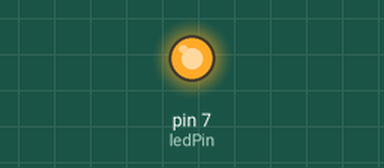
Recording of a sketch running on a simulated Arduino Uno, built with avr-gcc and run on an emulated ATmega328P. On the bench: output pins drawn as LEDs (lit = HIGH).

Above: at 2.1 s.
Timing chart, 0 to 40.0 s (numbered marks = the images above):
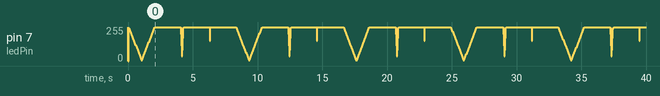

The sketch:

04_challenge_2.ino
```cpp
int ledPin = 7; //LED connected to digital pin 7
int Num=0;
int Period=0;
float duty=0;
void setup() {
 // nothing happens in setup
 pinMode(ledPin,OUTPUT);//analog output
}

void loop() {
  Num+=1;
  Period = set_period(Num);//Period값 설정
  int Power=1;
  for (duty = 0; duty <= 100; duty = set_duty(Power,Period)){
    digitalWrite(ledPin,0);
    delayMicroseconds(Period*(duty*(0.01)));//duty값만큼 켜진채로 대기
    digitalWrite(ledPin,1);
    delayMicroseconds(Period*(1-(duty*(0.01))));//duty값만큼 꺼진채로 대기
  }
  Power=0;
  for (duty =100; duty>=0; duty = set_duty(Power,Period)){
    digitalWrite(ledPin,0);
    delayMicroseconds(Period*(duty*(0.01)));//duty값만큼 꺼진채로 대기
    digitalWrite(ledPin,1);
    delayMicroseconds(Period*(1-(duty*(0.01))));//duty값만큼 꺼진채로 대기
  }
  if (Num==3){
    Num=0;//Num 값을 초기화
  }
  delay(2000);//wait for 2 seconds before change Period
}
int set_period(int num){
  int time;
  if (num==1){
    time = 10000; //Period값을 10000us로 설정
  }
  else if (num==2){
    time = 1000; //Period값을 1000us로 설정
  }
  else {
    time = 100; //Period값을 100us로 설정
  }
  return time;
}
float set_duty(int power,int Period ){
  if (power == 1){
    if (Period = 10000){
      duty+=1; //duty값 변화량을 1%로 설정하고 1%올림
    }
    else if (Period = 1000){
      duty+=0.2;//duty값 변화량을 0.2%로 설정하고 0.2%올림
    }
    else{
      duty+=0.02;//duty값 변화량을 0.02%로 설정하고 0.02%올림
    }

  }
  else {
    if (Period = 10000){
      duty-=1;//duty값 변화량을 1%로 설정하고 1%내림
    }
    else if (Period = 1000){
      duty-=0.2;//duty값 변화량을 0.2%로 설정하고 0.2%내림
    }
    else{
      duty-=0.02;//duty값 변화량을 0.02%로 설정하고 0.02%내림
    }
  }
   return duty;
}
```
